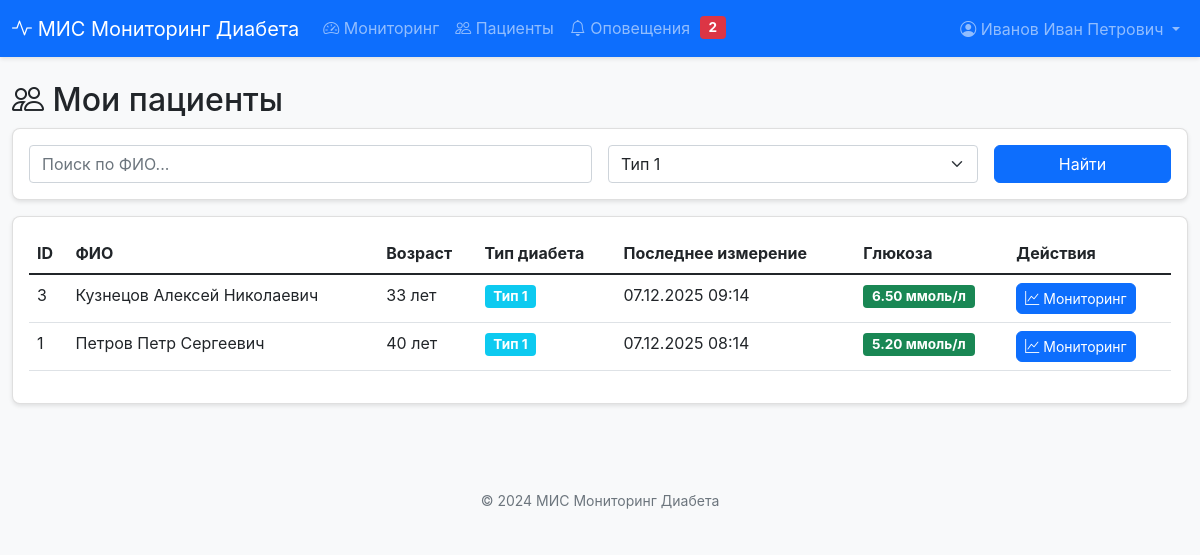
/patients/patients_list.php?diabetes_type=type1 (signed in), run on the app's committed database.
### tables this page shows
CREATE TABLE patients (
    patient_id INT PRIMARY KEY AUTO_INCREMENT,
    full_name VARCHAR(100) NOT NULL,
    birth_date DATE,
    diabetes_type ENUM('type1', 'type2') NOT NULL,
    doctor_id INT NOT NULL,
    phone VARCHAR(20),
    email VARCHAR(100),
    created_at TIMESTAMP DEFAULT CURRENT_TIMESTAMP,
    FOREIGN KEY (doctor_id) REFERENCES doctors(doctor_id) ON DELETE CASCADE,
    INDEX idx_doctor (doctor_id),
    INDEX idx_diabetes_type (diabetes_type)
);

### includes/functions.php (called while the page is built, shortened)
<?php
function getGlucoseStatus($level) {
    if ($level < GLUCOSE_CRITICAL_LOW) {
        return ['status' => 'critical_low', 'class' => 'danger', 'text' => 'Критически низкий'];
    } elseif ($level < GLUCOSE_MIN_NORMAL) {
        return ['status' => 'warning_low', 'class' => 'warning', 'text' => 'Пониженный'];
    } elseif ($level <= GLUCOSE_MAX_NORMAL) {
        return ['status' => 'normal', 'class' => 'success', 'text' => 'Норма'];
    } elseif ($level <= GLUCOSE_CRITICAL_HIGH) {
        return ['status' => 'warning_high', 'class' => 'warning', 'text' => 'Повышенный'];
    } else {
        return ['status' => 'critical_high', 'class' => 'danger', 'text' => 'Критически высокий'];
    }
}
function clean($data) {
    return htmlspecialchars($data, ENT_QUOTES, 'UTF-8');
}
function formatDate($date) {
    return date('d.m.Y H:i', strtotime($date));
}
function calculateAge($birthDate) {
    $birth = new DateTime($birthDate);
    $now = new DateTime();
    return $birth->diff($now)->y;
}
function getDiabetesTypeRu($type) {
    return $type == 'type1' ? 'Тип 1' : 'Тип 2';
}
?>

### patients/patients_list.php (the view, shortened to what this page needs)
<?php
include __DIR__ . '/../includes/header.php';
$conn = getDBConnection();
$doctor_id = $_SESSION[SESS_DOCTOR_ID];
$search = $_GET['search'] ?? '';
$diabetes_type = $_GET['diabetes_type'] ?? '';
$sql = "SELECT p.*,
        (SELECT glucose_level FROM glucose_readings WHERE patient_id = p.patient_id ORDER BY measurement_time DESC LIMIT 1) as last_glucose,
        (SELECT measurement_time FROM glucose_readings WHERE patient_id = p.patient_id ORDER BY measurement_time DESC LIMIT 1) as last_measurement
        FROM patients p
        WHERE p.doctor_id = ?";
$params = [$doctor_id];
$types = "i";
if (!empty($diabetes_type)) {
    $sql .= " AND p.diabetes_type = ?";
    $params[] = $diabetes_type;
    $types .= "s";
}
$sql .= " ORDER BY p.full_name";
$stmt = $conn->prepare($sql);
$stmt->bind_param($types, ...$params);
$stmt->execute();
$patients = $stmt->get_result();
?>
<div class="row">
    <div class="col-12">
        <h2><i class="bi bi-people"></i> Мои пациенты</h2>
        <div class="card mb-3">
            <div class="card-body">
                <form method="GET" class="row g-3">
                    <div class="col-md-6">
                        <input type="text" class="form-control" name="search" placeholder="Поиск по ФИО..." value="<?= clean($search) ?>">
                    </div>
                    <div class="col-md-4">
                        <select class="form-select" name="diabetes_type">
                            <option value="type1" <?= $diabetes_type == 'type1' ? 'selected' : '' ?>>Тип 1</option>
                        </select>
                    </div>
                    <div class="col-md-2">
                        <button type="submit" class="btn btn-primary w-100">Найти</button>
                    </div>
                </form>
            </div>
        </div>
        <div class="card">
            <div class="card-body">
                <div class="table-responsive">
                    <table class="table table-hover">
                        <thead>
                            <tr>
                                <th>ID</th>
                                <th>ФИО</th>
                                <th>Возраст</th>
                                <th>Тип диабета</th>
                                <th>Последнее измерение</th>
                                <th>Глюкоза</th>
                                <th>Действия</th>
                            </tr>
                        </thead>
                        <tbody>
                            <?php while ($patient = $patients->fetch_assoc()): ?>
                            <tr>
                                <td><?= $patient['patient_id'] ?></td>
                                <td><?= clean($patient['full_name']) ?></td>
                                <td><?= calculateAge($patient['birth_date']) ?> лет</td>
                                <td>
                                    <span class="badge bg-info"><?= getDiabetesTypeRu($patient['diabetes_type']) ?></span>
                                </td>
                                <td>
                                    <?php if ($patient['last_measurement']): ?>
                                        <?= formatDate($patient['last_measurement']) ?>
                                    <?php else: ?>
                                        <span class="text-muted">Нет данных</span>
                                    <?php endif; ?>
                                </td>
                                <td>
                                    <?php if ($patient['last_glucose']):
                                        $status = getGlucoseStatus($patient['last_glucose']);
                                    ?>
                                        <span class="badge bg-<?= $status['class'] ?>">
                                            <?= $patient['last_glucose'] ?> ммоль/л
                                        </span>
                                    <?php else: ?>
                                        <span class="text-muted">-</span>
                                    <?php endif; ?>
                                </td>
                                <td>
                                    <a href="/diabetes_monitoring/monitoring/dashboard.php?patient_id=<?= $patient['patient_id'] ?>"
                                       class="btn btn-sm btn-primary">
                                        <i class="bi bi-graph-up"></i> Мониторинг
                                    </a>
                                </td>
                            </tr>
                            <?php endwhile; ?>
                        </tbody>
                    </table>
                </div>
            </div>
        </div>
    </div>
</div>
<?php
include __DIR__ . '/../includes/footer.php';
?>

### assets/css/style.css (style rules this page uses)
body { font-family: -apple-system, BlinkMacSystemFont, "Segoe UI", Roboto, "Helvetica Neue", Arial, sans-serif; background-color: #f8f9fa; }
.card { border-radius: 8px; box-shadow: 0 2px 4px rgba(0,0,0,0.1); margin-bottom: 20px; }
.table-responsive { max-height: 400px; overflow-y: auto; }
.badge { font-size: 0.85rem; padding: 0.35em 0.65em; }
.btn { border-radius: 6px; }
.bg-success { background-color: #198754 !important; }

### data on the page
patients: patient_id "3", full_name "Кузнецов Алексей Николаевич", birth_date "33", diabetes_type "Тип 1", last_measurement "07.12.2025 09:14", last_glucose "6.50"
patients: patient_id "1", full_name "Петров Петр Сергеевич", birth_date "40", diabetes_type "Тип 1", last_measurement "07.12.2025 08:14", last_glucose "5.20"

### other printed values
$unread "2"
$_SESSION[SESS_DOCTOR_NAME] "Иванов Иван Петрович"
